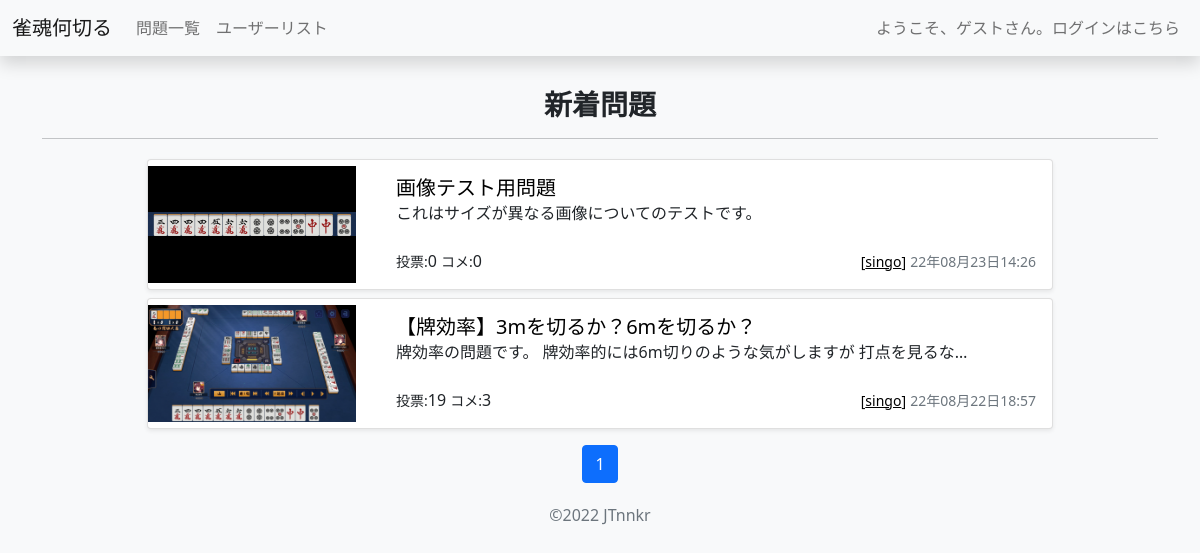
Screenshot of /nnkr/ with the database file from the repository.
### nnkr/models.py (models this page shows, shortened)
class Question(models.Model):
    author = models.ForeignKey(get_user_model(),on_delete=models.CASCADE,default=1,verbose_name='投稿者')
    image = models.ImageField('画像',upload_to='images')
    created_datetime = models.DateTimeField('作成日',auto_now_add=True)
    updated_datetime = models.DateTimeField('最終更新日',auto_now=True)
    title = models.CharField('タイトル',max_length=100)
    description = models.TextField('説明文',blank=True)
    tags = models.ManyToManyField(Tag, through='Tagging',blank=True, verbose_name='タグ')
    def get_sum_of_votes(self):
        sum = 0
        for choice in self.choice_set.all():
            sum += choice.votes
        return sum
    def get_num_of_comments(self):
        return self.comment_set.all().count()

class Choice(models.Model):
    question = models.ForeignKey(Question,on_delete=models.CASCADE)
    choice_text = models.CharField('選択肢',max_length=200)
    votes = models.IntegerField('得票数',default=0)

### user/models.py (models this page shows)
class User(AbstractUser):
    introduction = models.TextField('紹介文',blank=True)
    bookmarks = models.ManyToManyField('nnkr.Question', through='nnkr.Bookmark', blank=True, verbose_name='ブックマーク')
    pass

### nnkr/views.py (the view)
# urls.py: path('', views.Index.as_view(),name='index'),
class Index(ListView):
    template_name = 'nnkr/index.html'
    model = Question
    context_object_name = 'questions'
    def get_queryset(self):
        all_questions = Question.objects.all().order_by('-created_datetime')
        paginator = Paginator(all_questions, 6)
        p = self.request.GET.get('page')
        questions = paginator.get_page(p)
        return questions

### nnkr/templatetags/extra_tags.py (called while the page is built)
@register.filter
def addstr(arg1, arg2):
    return str(arg1) + str(arg2)

### nnkr/templates/nnkr/index.html (shortened to what this page needs)
{% extends 'nnkr/base.html' %}
{% block content %}
<div class="pt-3">
<h3 class="text-center"><b>新着問題</b></h3><hr>
</div>
<div class="album py-1">
  <div class="container">
    <div class="row">
    {% for question in questions %}
    <div class="col-md-10 offset-md-1 col-sm-12">
      <div class="card mb-2 shadow-sm">
        <div class="row no-gutters">
          <div class="col-md-3 my-auto">
            <div class="as-outer">
              <div class="as-inner">
                <a data-bs-toggle="modal" data-bs-target='{{"#imgModal-"|addstr:forloop.counter}}' style="cursor:pointer">
                  <img  class="card-img-top"
                    src="{{ question.image.url }}" alt="何切る画像"
                    style="width:100%;height:100%;object-fit:contain">
                </a>
              </div>
            </div>
          </div>
          <div class="col-md-9">
            <div class="card-body">
              <a  class="link-dark-nu" href="{% url 'nnkr:detail' question.id %}">
                <h5 class="card-title" style="display:inline;">{{question.title}}</h5>
              </a>
              <br>
              {{question.description | truncatechars:40}}
              <br>
              <br>
              <div class="d-flex justify-content-between align-items-center">
                <div class="left-aria">
                  <small>投票:</small>{{question.get_sum_of_votes}}
                  <small>コメ:</small>{{question.get_num_of_comments}}
                </div>
                <div class="right-aria">
                  <small class="text-muted"><a class="link-dark-u" href="{% url 'user:detail' question.author.id %}">[{{question.author}}]</a></small>
                  <small class="text-muted">{{question.updated_datetime|date:"y年m月j日H:i"}}</small>
                </div>
              </div>
            </div>
          </div>
        </div>
      </div>
    </div>
    {% empty %}
    問題がありません
    {% endfor %}
    </div>
  </div>
  <div class="my-2">
    {% include "nnkr/pagination.html" with page_obj=questions %}
  </div>
</div>
{% endblock %}

### nnkr/static/nnkr/css/style.css (style rules this page uses)
.as-outer { position: relative; width: 100%; }
.as-outer:before { content:""; display: block; padding-top: calc(9/16*100%); }
.as-inner { position: absolute; top: 0; left: 0; bottom: 0; right: 0; background: black; }
.link-dark-u { text-decoration: underline; color: black; }
.link-dark-nu { text-decoration: none; color: black; }

### rows the page displays
Question: image (picture), title "画像テスト用問題", description "これはサイズが異なる画像についてのテストです。", get_sum_of_votes "0", get_num_of_comments "0", author "singo", updated_datetime "22年08月23日14:26"
Question: image (picture), title "【牌効率】3mを切るか？6mを切るか？", description "牌効率の問題です。 牌効率的には6m切りのような気がしますが 打点を見るな…", get_sum_of_votes "19", get_num_of_comments "3", author "singo", updated_datetime "22年08月22日18:57"

### other values shown
{{ num }} "1"
